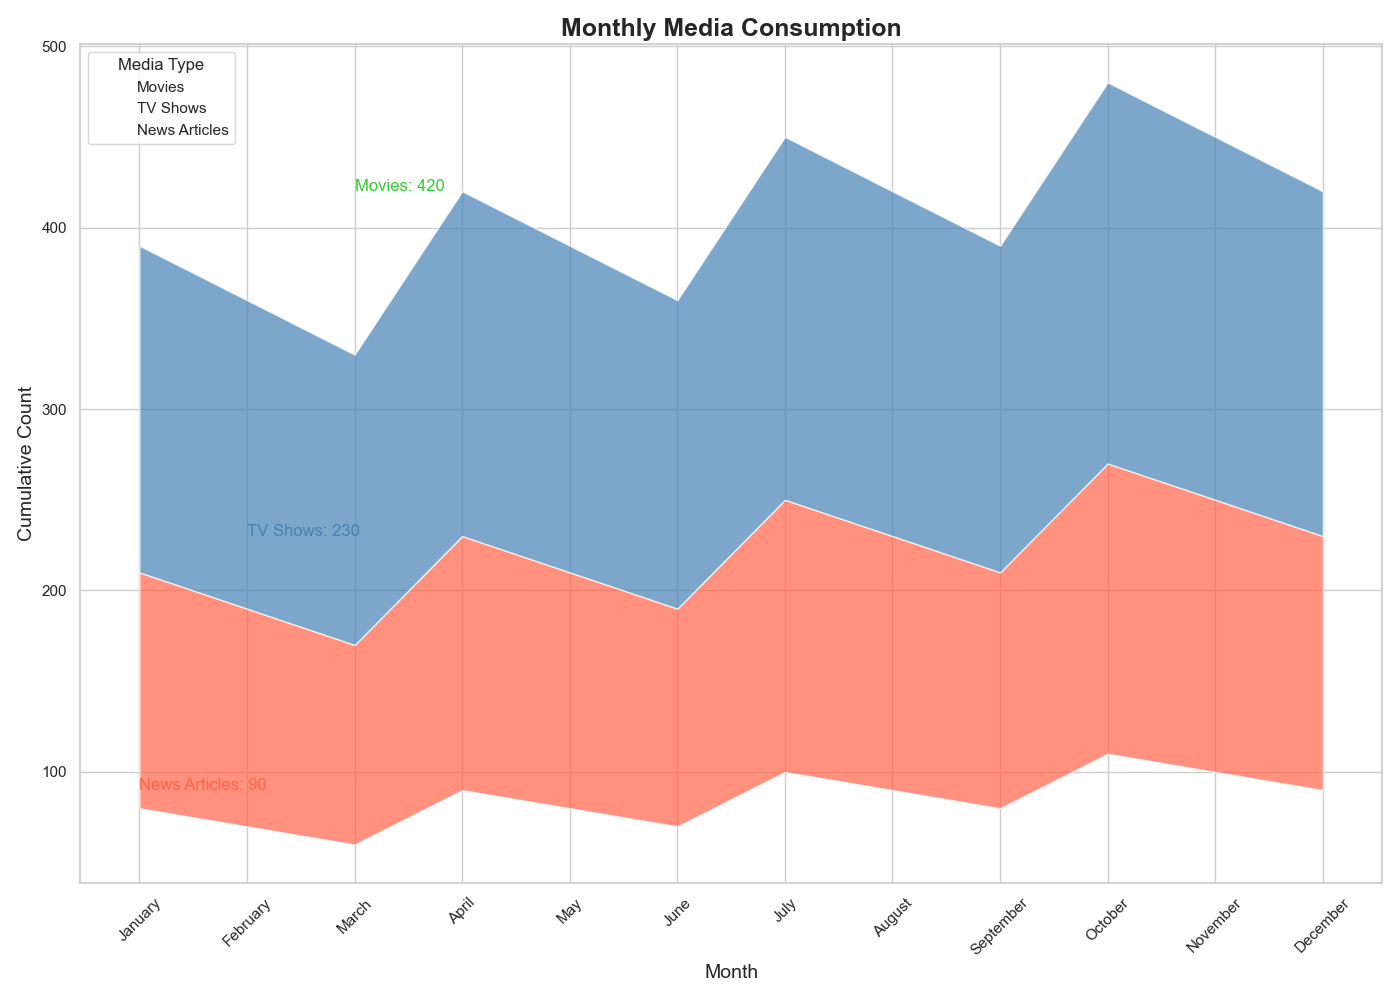

The Python source for this figure:

import pandas as pd
import seaborn as sns
import matplotlib.pyplot as plt

# Create dataframe
data = {
    'Month': ['January', 'February', 'March', 'April', 'May', 'June', 'July', 'August', 'September', 'October', 'November', 'December'],
    'News Articles': [80, 70, 60, 90, 80, 70, 100, 90, 80, 110, 100, 90],
    'TV Shows': [130, 120, 110, 140, 130, 120, 150, 140, 130, 160, 150, 140],
    'Movies': [180, 170, 160, 190, 180, 170, 200, 190, 180, 210, 200, 190]
}
df = pd.DataFrame(data)
df = df.set_index('Month')

# Plot stacked area chart
plt.figure(figsize=(14, 10))
sns.set_theme(style="whitegrid")
pal = ["#FF6347", "#4682B4", "#32CD32"]

# Cumulate the values
df_cum = df.cumsum(axis=1)

# Plot the lines to create a stacked effect
for i in range(len(df.columns)-1, -1, -1):
    sns.lineplot(data=df_cum[df.columns[i]], label=df.columns[i], color=pal[i], linewidth=0)

# Fill the area between the lines
for i in range(len(df.columns)-1):
    plt.fill_between(df.index, df_cum.iloc[:, i], df_cum.iloc[:, i+1], facecolor=pal[i], alpha=0.7)

# Annotation
for idx, value in enumerate(df_cum.iloc[-1]):
    plt.text(idx, value, f'{df.columns[idx]}: {value}', horizontalalignment='left', size='medium', color=pal[idx])

# Customize chart
plt.title("Monthly Media Consumption", fontsize=18, fontweight='bold')
plt.xlabel("Month", fontsize=14)
plt.ylabel("Cumulative Count", fontsize=14)
plt.xticks(rotation=45)
plt.legend(title='Media Type')

# Show the chart
plt.tight_layout()
plt.show()
